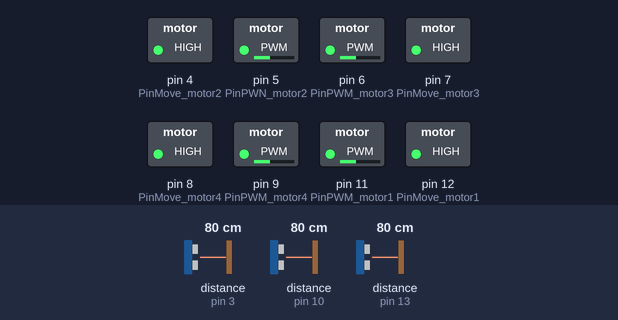
Bench run of a sketch on a simulated Arduino Uno, built with avr-gcc and run on an emulated ATmega328P. Shown: switched loads named in the sketch (green lamp = pin HIGH). Wiring (inferred from the names in the program): 3 × ultrasonic range finder: trigger pin 3, echo pin 3 / trigger pin 10, echo pin 10 / trigger pin 13, echo pin 13. The test bench sets the inputs (shaded band); at power-on: distance to the obstacle (sensors on pin 3, pin 10, pin 13) 80 cm. The echo pulse lasts 58.3 µs per cm.

Above: at 1.8 s.
1.9 s: distance to the obstacle (sensor on pin 3) set to 16 cm
3.4 s: distance to the obstacle (sensor on pin 3) set to 13 cm
At 5.2 s:
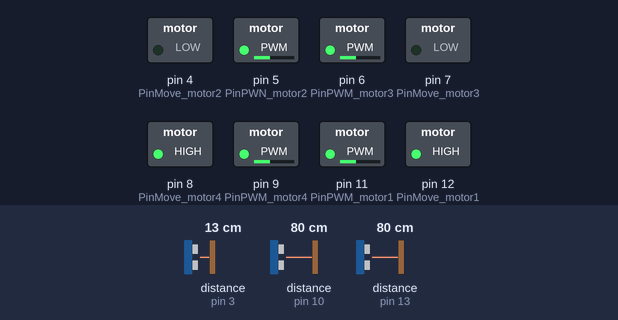
7.5 s: distance to the obstacle (sensor on pin 10) set to 16 cm
11.2 s: distance to the obstacle (sensor on pin 10) set to 12 cm
At 12.0 s:
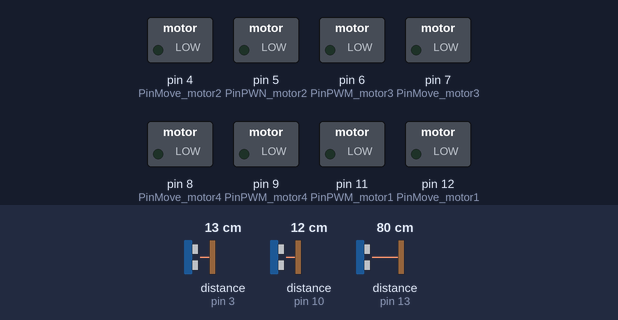
15.3 s: distance to the obstacle (sensor on pin 10) set to 18 cm
At 17.2 s:
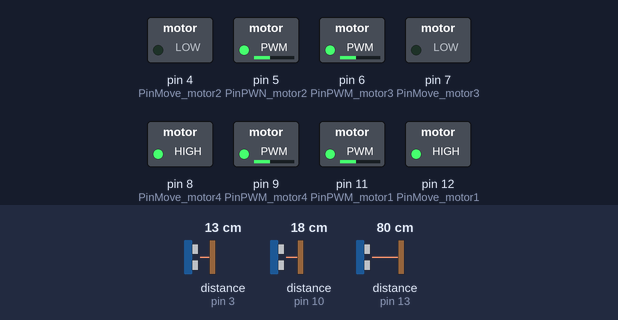
19.4 s: distance to the obstacle (sensor on pin 10) set to 2 cm
At 22.4 s:
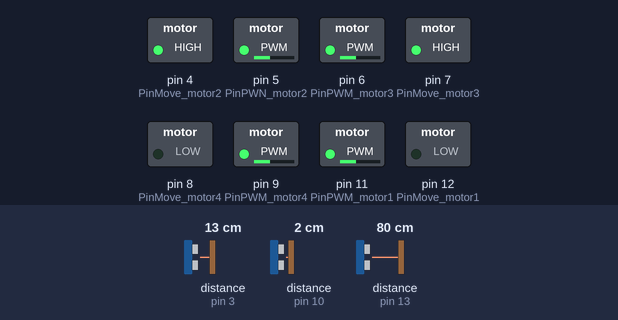
Timing chart, 0 to 24.5 s (numbered marks = the images above; inputs shaded):
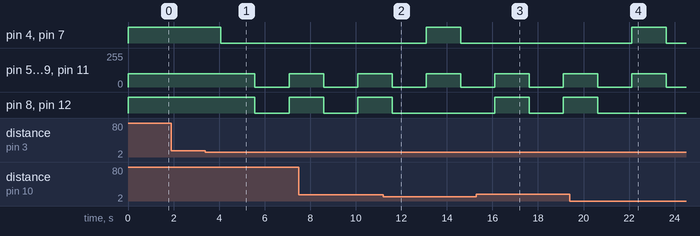

The sketch:

mvr_obstacle_avoidance.ino
```cpp
int PinPWM_motor1 = 11; //ch 2 left back
int PinPWN_motor2 = 5; //ch 4 right back
int PinPWM_motor3 = 6; //ch 1 right front
int PinPWM_motor4 = 9; //ch 3 left front

int PinMove_motor1 = 12; //ch 2 left back
int PinMove_motor2 = 4; //ch 4 right back
int PinMove_motor3 = 7; //ch 1 right front
int PinMove_motor4 = 8; //ch 3 left front

int pingFront = 3;
int pingRight = 10;
int pingLeft = 13;
long durationF, durationR, durationL; //time it takes to receive ping back
int tooClose = 13; //closest distance robot can be to any object in cm (5 inches = 12.7 cm)
//int waveCount1, waveCount2, waveCount3; //grid count variables to save so robot knows its way back across board
//int waveCountMax1, waveCountMax2, waveCountMax3; //max variables waveCount cannot exceed to keep robot from running off the track


//left side = motor1 and motor4
//right side = motor2 and motor3

void setup()
{
  Serial.begin(9600);
  pinMode(PinPWM_motor1, OUTPUT); //initialize motor PWM
  pinMode(PinPWN_motor2, OUTPUT);
  pinMode(PinPWM_motor3, OUTPUT);
  pinMode(PinPWM_motor4, OUTPUT);
  pinMode(PinMove_motor1, OUTPUT); //initialize motor DIR
  pinMode(PinMove_motor2, OUTPUT);
  pinMode(PinMove_motor3, OUTPUT);
  pinMode(PinMove_motor4, OUTPUT);
}

void loop()
{
  int distanceFwd = pingForward();
  int distanceRtSd = pingRightSide();
  int distanceLtSd = pingLeftSide();
  if (distanceFwd > tooClose)
  {
    forward();
  }
  else if (distanceRtSd > tooClose)
  {
    rightTurn();
  }
  else if (distanceLtSd > tooClose)
  {
    leftTurn();
  }
  else
  {
    turnAround();
    forward();
  }
}

long pingForward()
{
  // Send out ping signal from front sensor
  pinMode(pingFront, OUTPUT);
  digitalWrite(pingFront, LOW);
  delayMicroseconds(2);
  digitalWrite(pingFront, HIGH);
  delayMicroseconds(5);
  digitalWrite(pingFront, LOW);

  //Get duration it takes to receive echo
  pinMode(pingFront, INPUT);
  durationF = pulseIn(pingFront, HIGH);

  //Convert duration into distance (cm)
  return durationF / 29 / 2;

  //distance = duration / 29 / 2;
  //return distance;
}

long pingRightSide()
{
  // Send out ping signal from front sensor
  pinMode(pingRight, OUTPUT);
  digitalWrite(pingRight, LOW);
  delayMicroseconds(2);
  digitalWrite(pingRight, HIGH);
  delayMicroseconds(5);
  digitalWrite(pingRight, LOW);

  //Get duration it takes to receive echo
  pinMode(pingRight, INPUT);
  durationR = pulseIn(pingRight, HIGH);

  //Convert duration into distance (cm)
  return durationR / 29 / 2;

  //distance = duration / 29 / 2;
  //return distance;
}

long pingLeftSide()
{
  // Send out ping signal from front sensor
  pinMode(pingLeft, OUTPUT);
  digitalWrite(pingLeft, LOW);
  delayMicroseconds(2);
  digitalWrite(pingLeft, HIGH);
  delayMicroseconds(5);
  digitalWrite(pingLeft, LOW);

  //Get duration it takes to receive echo
  pinMode(pingLeft, INPUT);
  durationL = pulseIn(pingLeft, HIGH);

  //Convert duration into distance (cm)
  return durationL / 29 / 2;

  //distance = duration / 29 / 2;
  //return distance;
}

void forward()
{
  //to move forward
  analogWrite(PinPWM_motor1, 100);
  analogWrite(PinPWN_motor2, 100);
  analogWrite(PinPWM_motor3, 100);
  analogWrite(PinPWM_motor4, 100);

  digitalWrite(PinMove_motor1, HIGH);
  digitalWrite(PinMove_motor2, HIGH);
  digitalWrite(PinMove_motor3, HIGH);
  digitalWrite(PinMove_motor4, HIGH);
  delay(1000); //this should be the time it takes for robot to move 16" forward
}

void reverse()
{
  //to backup
  analogWrite(PinPWM_motor1, 100);
  analogWrite(PinPWN_motor2, 100);
  analogWrite(PinPWM_motor3, 100);
  analogWrite(PinPWM_motor4, 100);

  digitalWrite(PinMove_motor1, LOW);
  digitalWrite(PinMove_motor2, LOW);
  digitalWrite(PinMove_motor3, LOW);
  digitalWrite(PinMove_motor4, LOW);
  delay(1000);
}

void halt()
{
  //to stop
  analogWrite(PinPWM_motor1, 0);
  analogWrite(PinPWN_motor2, 0);
  analogWrite(PinPWM_motor3, 0);
  analogWrite(PinPWM_motor4, 0);

  digitalWrite(PinMove_motor1, LOW);
  digitalWrite(PinMove_motor2, LOW);
  digitalWrite(PinMove_motor3, LOW);
  digitalWrite(PinMove_motor4, LOW);
  delay(1000);
}

void rightTurn()
{
  //turn 90 degrees right
  analogWrite(PinPWM_motor1, 100);
  analogWrite(PinPWN_motor2, 100);
  analogWrite(PinPWM_motor3, 100);
  analogWrite(PinPWM_motor4, 100);

  digitalWrite(PinMove_motor1, HIGH);
  digitalWrite(PinMove_motor2, LOW);
  digitalWrite(PinMove_motor3, LOW);
  digitalWrite(PinMove_motor4, HIGH);
  delay(1500);

  //pause before changing direction to avoid current overdraw
  analogWrite(PinPWM_motor1, 0);
  analogWrite(PinPWN_motor2, 0);
  analogWrite(PinPWM_motor3, 0);
  analogWrite(PinPWM_motor4, 0);

  digitalWrite(PinMove_motor1, LOW);
  digitalWrite(PinMove_motor2, LOW);
  digitalWrite(PinMove_motor3, LOW);
  digitalWrite(PinMove_motor4, LOW);
  delay(1500);
}

void leftTurn()
{
  //turn 90 degrees left
  analogWrite(PinPWM_motor1, 100);
  analogWrite(PinPWN_motor2, 100);
  analogWrite(PinPWM_motor3, 100);
  analogWrite(PinPWM_motor4, 100);

  digitalWrite(PinMove_motor1, LOW);
  digitalWrite(PinMove_motor2, HIGH);
  digitalWrite(PinMove_motor3, HIGH);
  digitalWrite(PinMove_motor4, LOW);
  delay(1500);

  //pause before changing direction to avoid current overdraw
  analogWrite(PinPWM_motor1, 0);
  analogWrite(PinPWN_motor2, 0);
  analogWrite(PinPWM_motor3, 0);
  analogWrite(PinPWM_motor4, 0);

  digitalWrite(PinMove_motor1, LOW);
  digitalWrite(PinMove_motor2, LOW);
  digitalWrite(PinMove_motor3, LOW);
  digitalWrite(PinMove_motor4, LOW);
  delay(1500);
}

void turnAround()
{
  //turn 180 degrees left
  analogWrite(PinPWM_motor1, 100);
  analogWrite(PinPWN_motor2, 100);
  analogWrite(PinPWM_motor3, 100);
  analogWrite(PinPWM_motor4, 100);

  digitalWrite(PinMove_motor1, LOW);
  digitalWrite(PinMove_motor2, HIGH);
  digitalWrite(PinMove_motor3, HIGH);
  digitalWrite(PinMove_motor4, LOW);
  delay(2000); //time it takes to turn 180 degrees

  //pause before changing direction to avoid current overdraw
  analogWrite(PinPWM_motor1, 0);
  analogWrite(PinPWN_motor2, 0);
  analogWrite(PinPWM_motor3, 0);
  analogWrite(PinPWM_motor4, 0);

  digitalWrite(PinMove_motor1, LOW);
  digitalWrite(PinMove_motor2, LOW);
  digitalWrite(PinMove_motor3, LOW);
  digitalWrite(PinMove_motor4, LOW);
  delay(1500);
}
```

Measured:
- the behaviour switches between 15 and 14 cm on distance to the obstacle (sensor on pin 3) (found by bisection; images 0 and 1)
- the behaviour switches between 15 and 14 cm on distance to the obstacle (sensor on pin 10) (found by bisection; images 1 and 2)
- after the input at 1.9 s, every drawn part: stays the same
- after the input at 3.4 s, pin 4 (PinMove_motor2), pin 7 (PinMove_motor3): HIGH → LOW after 0.67 s; pin 5 (PinPWN_motor2), pin 6 (PinPWM_motor3), pin 9 (PinPWM_motor4), pin 11 (PinPWM_motor1): 100/255 → 0/255 after 2.2 s, → 100/255 1.5 s later; pin 8 (PinMove_motor4), pin 12 (PinMove_motor1): HIGH → LOW after 2.2 s, → HIGH 1.5 s later
- after the input at 11.2 s, pin 4 (PinMove_motor2), pin 7 (PinMove_motor3): LOW → HIGH after 1.9 s, → LOW 1.5 s later; pin 8 (PinMove_motor4), pin 12 (PinMove_motor1): goes on until 11.6 s, then stays LOW
- after the input at 15.3 s, pin 4 (PinMove_motor2), pin 7 (PinMove_motor3): stays LOW (without the input it goes to HIGH after 0.81 s); pin 8 (PinMove_motor4), pin 12 (PinMove_motor1): LOW → HIGH after 0.81 s, → LOW 1.5 s later, → HIGH 1.5 s later
- after the input at 19.4 s, pin 4 (PinMove_motor2), pin 7 (PinMove_motor3): LOW → HIGH after 2.7 s, → LOW 1.5 s later; pin 8 (PinMove_motor4), pin 12 (PinMove_motor1): goes on until 20.6 s, then stays LOW
